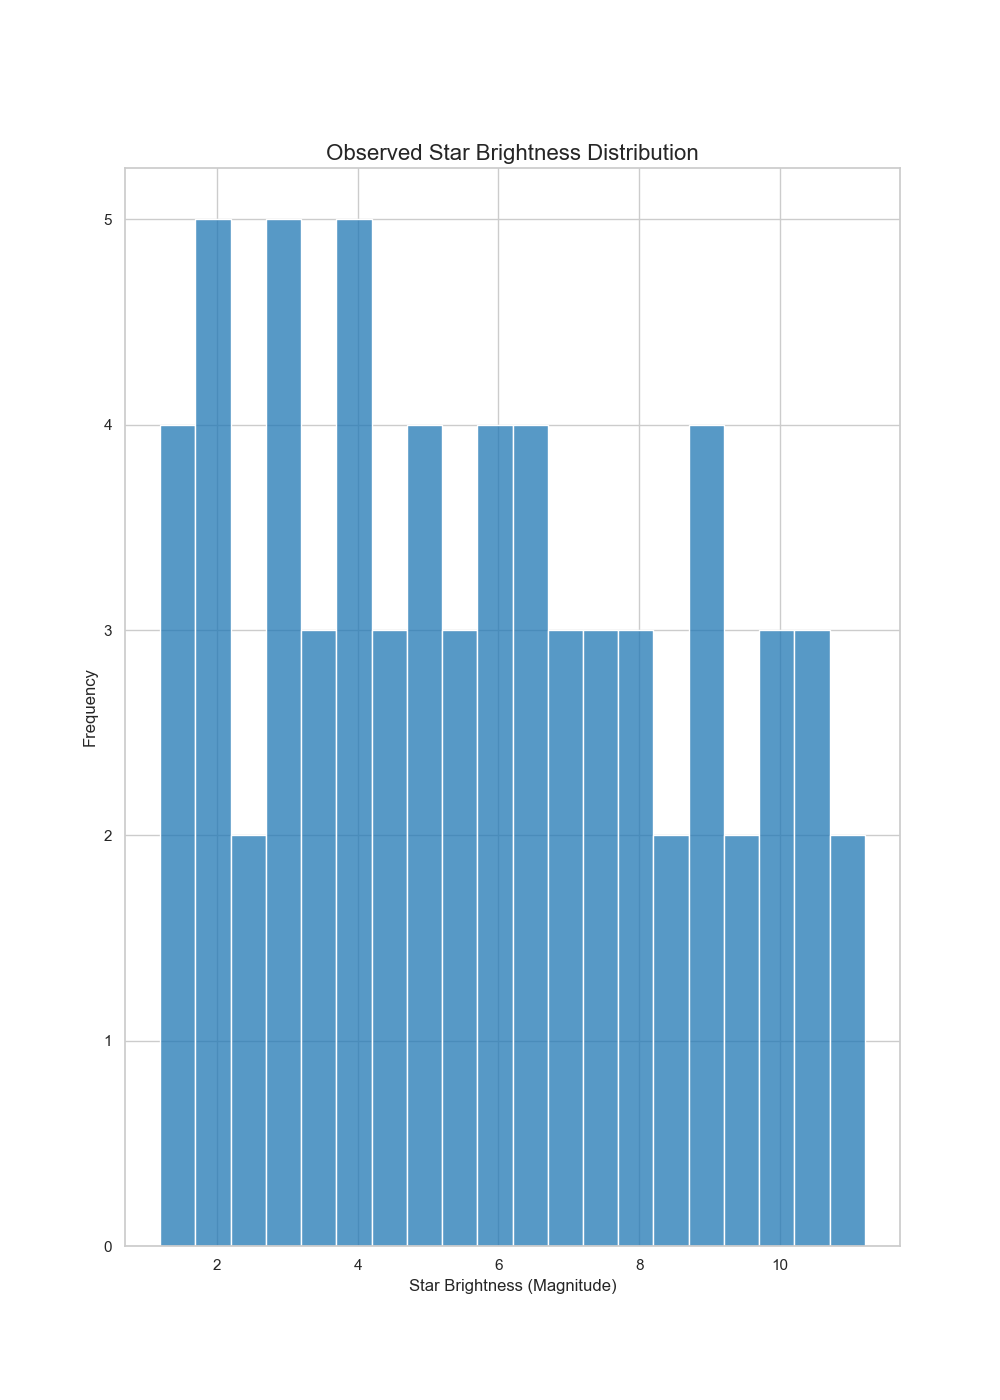

Write the Python code that produced this figure.

import seaborn as sns
import matplotlib.pyplot as plt

# Table data represented as a Python list for seaborn
star_brightness_data = [
    1.2, 1.4, 1.5, 1.6, 1.7, 1.8, 1.9, 2.0, 2.1, 2.3, 2.5, 2.7, 2.8, 2.9, 3.0, 
    3.1, 3.3, 3.5, 3.6, 3.7, 3.8, 3.9, 4.0, 4.1, 4.3, 4.5, 4.6, 4.7, 4.8, 5.0, 
    5.1, 5.3, 5.5, 5.6, 5.7, 5.8, 5.9, 6.0, 6.2, 6.3, 6.5, 6.6, 6.8, 7.0, 7.1, 
    7.3, 7.5, 7.6, 7.8, 8.0, 8.1, 8.3, 8.5, 8.7, 8.8, 9.0, 9.1, 9.3, 9.5, 9.7, 
    9.8, 10.0, 10.2, 10.4, 10.6, 10.8, 11.0
]

# Create the histogram
plt.figure(figsize=(10, 14))  # Change the width and height of the chart
sns.histplot(star_brightness_data, color="#1f77b4", binwidth=0.5, orientation='vertical')  # Change color and bin width

# Set titles and labels
plt.title('Observed Star Brightness Distribution', fontsize=16)
plt.xlabel('Star Brightness (Magnitude)')
plt.ylabel('Frequency')

# Display the histogram
plt.show()
